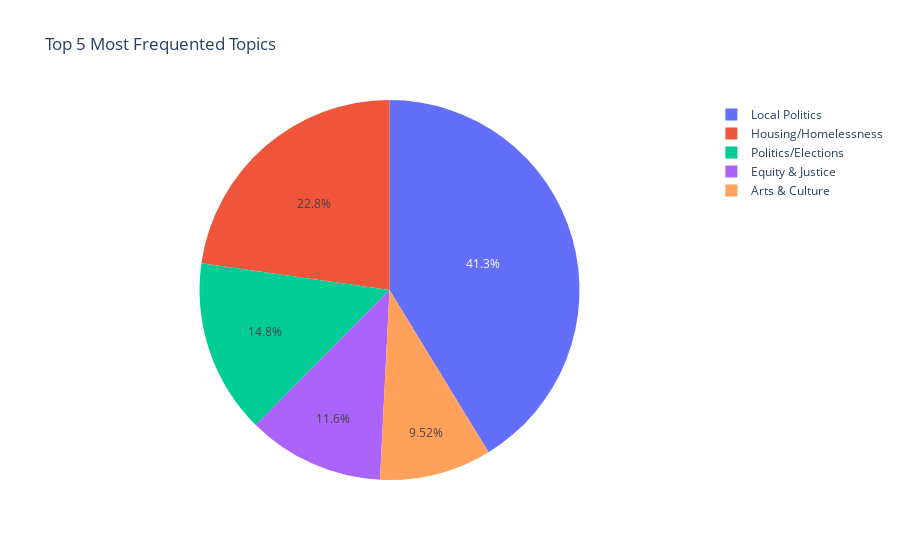

Source (notebook cell):
### Markdown cell above
We can begin by visualizing the aforementioned areas so the client gets a general overview of their coverage: The most frequented neighborhoods, census tracts and topics.

### Code cell
import matplotlib.pyplot as plt
import seaborn as sns
import plotly.express as px

# Bar plot for Top 5 Neighborhoods by Article Count
plt.figure(figsize=(10, 6))
sns.barplot(x="Article Count", y="Neighborhood", data=neighborhood_count)
plt.title("Top 5 Most Frequented Neighborhoods")
plt.show()

# Bar plot for Top 5 Neighborhoods by Article Count
plt.figure(figsize=(10, 6))
sns.barplot(x="Census Tract", y="Article Count", data=tract_count)
plt.title("Top 5 Most Frequented Census Tracts")
plt.show()


# Pie chart for Top 5 Topics by Article Count
fig = px.pie(topic_count, names="Closest Topic", values="Article Count", title="Top 5 Most Frequented Topics")
fig.show()

### Figure 1 — Plotly figure (JSON) as saved in the notebook; plotly's stock layout.template omitted (floating-point values rounded to 4 significant figures)
{"data": [{"domain": {"x": [0, 1], "y": [0, 1]}, "hovertemplate": "Closest Topic=%{label}<br>Article Count=%{value}<extra></extra>", "labels": ["Local Politics", "Housing/Homelessness", "Politics/Elections", "Equity & Justice", "Arts & Culture"], "legendgroup": "", "name": "", "showlegend": true, "type": "pie", "values": [78, 43, 28, 22, 18]}], "layout": {"legend": {"tracegroupgap": 0}, "title": {"text": "Top 5 Most Frequented Topics"}}}
